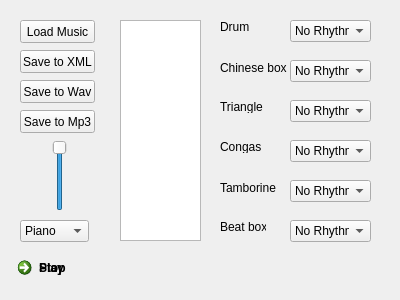
<?xml version="1.0" encoding="UTF-8"?>
<ui version="4.0">
 <class>MusicExample</class>
 <widget class="QWidget" name="MusicExample">
  <property name="geometry">
   <rect>
    <x>0</x>
    <y>0</y>
    <width>400</width>
    <height>300</height>
   </rect>
  </property>
  <property name="windowTitle">
   <string>Widget</string>
  </property>
  <widget class="QPushButton" name="pushButtonLoadMusic">
   <property name="geometry">
    <rect>
     <x>20</x>
     <y>20</y>
     <width>75</width>
     <height>23</height>
    </rect>
   </property>
   <property name="text">
    <string>Load Music</string>
   </property>
  </widget>
  <widget class="QPushButton" name="pushButtonSaveMusic">
   <property name="geometry">
    <rect>
     <x>20</x>
     <y>50</y>
     <width>75</width>
     <height>23</height>
    </rect>
   </property>
   <property name="text">
    <string>Save to XML</string>
   </property>
  </widget>
  <widget class="QCommandLinkButton" name="commandLinkButton_play">
   <property name="geometry">
    <rect>
     <x>10</x>
     <y>250</y>
     <width>381</width>
     <height>41</height>
    </rect>
   </property>
   <property name="text">
    <string>Play</string>
   </property>
  </widget>
  <widget class="QCommandLinkButton" name="commandLinkButton_stop">
   <property name="geometry">
    <rect>
     <x>10</x>
     <y>250</y>
     <width>381</width>
     <height>41</height>
    </rect>
   </property>
   <property name="text">
    <string>Stop</string>
   </property>
  </widget>
  <widget class="QListWidget" name="listWidget">
   <property name="geometry">
    <rect>
     <x>120</x>
     <y>20</y>
     <width>81</width>
     <height>221</height>
    </rect>
   </property>
  </widget>
  <widget class="QSlider" name="verticalSlider_volume">
   <property name="geometry">
    <rect>
     <x>50</x>
     <y>140</y>
     <width>20</width>
     <height>71</height>
    </rect>
   </property>
   <property name="maximum">
    <number>10</number>
   </property>
   <property name="pageStep">
    <number>1</number>
   </property>
   <property name="value">
    <number>10</number>
   </property>
   <property name="orientation">
    <enum>Qt::Vertical</enum>
   </property>
  </widget>
  <widget class="QComboBox" name="comboBox_drum">
   <property name="geometry">
    <rect>
     <x>290</x>
     <y>20</y>
     <width>81</width>
     <height>22</height>
    </rect>
   </property>
   <property name="currentIndex">
    <number>0</number>
   </property>
   <property name="maxVisibleItems">
    <number>6</number>
   </property>
   <item>
    <property name="text">
     <string>No Rhythm</string>
    </property>
   </item>
   <item>
    <property name="text">
     <string>Rhythm 1</string>
    </property>
   </item>
   <item>
    <property name="text">
     <string>Rhythm 2</string>
    </property>
   </item>
   <item>
    <property name="text">
     <string>Rhythm 3</string>
    </property>
   </item>
   <item>
    <property name="text">
     <string>Rhythm 4</string>
    </property>
   </item>
   <item>
    <property name="text">
     <string>Rhythm 5</string>
    </property>
   </item>
  </widget>
  <widget class="QComboBox" name="comboBox_chineseBox">
   <property name="geometry">
    <rect>
     <x>290</x>
     <y>60</y>
     <width>81</width>
     <height>22</height>
    </rect>
   </property>
   <property name="currentIndex">
    <number>0</number>
   </property>
   <property name="maxVisibleItems">
    <number>6</number>
   </property>
   <item>
    <property name="text">
     <string>No Rhythm</string>
    </property>
   </item>
   <item>
    <property name="text">
     <string>Rhythm 1</string>
    </property>
   </item>
   <item>
    <property name="text">
     <string>Rhythm 2</string>
    </property>
   </item>
   <item>
    <property name="text">
     <string>Rhythm 3</string>
    </property>
   </item>
   <item>
    <property name="text">
     <string>Rhythm 4</string>
    </property>
   </item>
   <item>
    <property name="text">
     <string>Rhythm 5</string>
    </property>
   </item>
  </widget>
  <widget class="QComboBox" name="comboBox_triangle">
   <property name="geometry">
    <rect>
     <x>290</x>
     <y>100</y>
     <width>81</width>
     <height>22</height>
    </rect>
   </property>
   <property name="currentIndex">
    <number>0</number>
   </property>
   <property name="maxVisibleItems">
    <number>6</number>
   </property>
   <item>
    <property name="text">
     <string>No Rhythm</string>
    </property>
   </item>
   <item>
    <property name="text">
     <string>Rhythm 1</string>
    </property>
   </item>
   <item>
    <property name="text">
     <string>Rhythm 2</string>
    </property>
   </item>
   <item>
    <property name="text">
     <string>Rhythm 3</string>
    </property>
   </item>
   <item>
    <property name="text">
     <string>Rhythm 4</string>
    </property>
   </item>
   <item>
    <property name="text">
     <string>Rhythm 5</string>
    </property>
   </item>
  </widget>
  <widget class="QComboBox" name="comboBox_congas">
   <property name="geometry">
    <rect>
     <x>290</x>
     <y>140</y>
     <width>81</width>
     <height>22</height>
    </rect>
   </property>
   <property name="currentIndex">
    <number>0</number>
   </property>
   <property name="maxVisibleItems">
    <number>6</number>
   </property>
   <item>
    <property name="text">
     <string>No Rhythm</string>
    </property>
   </item>
   <item>
    <property name="text">
     <string>Rhythm 1</string>
    </property>
   </item>
   <item>
    <property name="text">
     <string>Rhythm 2</string>
    </property>
   </item>
   <item>
    <property name="text">
     <string>Rhythm 3</string>
    </property>
   </item>
   <item>
    <property name="text">
     <string>Rhythm 4</string>
    </property>
   </item>
   <item>
    <property name="text">
     <string>Rhythm 5</string>
    </property>
   </item>
  </widget>
  <widget class="QComboBox" name="comboBox_Tamborine">
   <property name="geometry">
    <rect>
     <x>290</x>
     <y>180</y>
     <width>81</width>
     <height>22</height>
    </rect>
   </property>
   <property name="currentIndex">
    <number>0</number>
   </property>
   <property name="maxVisibleItems">
    <number>6</number>
   </property>
   <item>
    <property name="text">
     <string>No Rhythm</string>
    </property>
   </item>
   <item>
    <property name="text">
     <string>Rhythm 1</string>
    </property>
   </item>
   <item>
    <property name="text">
     <string>Rhythm 2</string>
    </property>
   </item>
   <item>
    <property name="text">
     <string>Rhythm 3</string>
    </property>
   </item>
   <item>
    <property name="text">
     <string>Rhythm 4</string>
    </property>
   </item>
   <item>
    <property name="text">
     <string>Rhythm 5</string>
    </property>
   </item>
  </widget>
  <widget class="QComboBox" name="comboBox_beatBox">
   <property name="geometry">
    <rect>
     <x>290</x>
     <y>220</y>
     <width>81</width>
     <height>22</height>
    </rect>
   </property>
   <property name="currentIndex">
    <number>0</number>
   </property>
   <property name="maxVisibleItems">
    <number>6</number>
   </property>
   <item>
    <property name="text">
     <string>No Rhythm</string>
    </property>
   </item>
   <item>
    <property name="text">
     <string>Rhythm 1</string>
    </property>
   </item>
   <item>
    <property name="text">
     <string>Rhythm 2</string>
    </property>
   </item>
   <item>
    <property name="text">
     <string>Rhythm 3</string>
    </property>
   </item>
   <item>
    <property name="text">
     <string>Rhythm 4</string>
    </property>
   </item>
   <item>
    <property name="text">
     <string>Rhythm 5</string>
    </property>
   </item>
  </widget>
  <widget class="QLabel" name="label">
   <property name="geometry">
    <rect>
     <x>220</x>
     <y>20</y>
     <width>46</width>
     <height>13</height>
    </rect>
   </property>
   <property name="text">
    <string>Drum</string>
   </property>
  </widget>
  <widget class="QLabel" name="label_2">
   <property name="geometry">
    <rect>
     <x>220</x>
     <y>60</y>
     <width>71</width>
     <height>16</height>
    </rect>
   </property>
   <property name="text">
    <string>Chinese box</string>
   </property>
  </widget>
  <widget class="QLabel" name="label_3">
   <property name="geometry">
    <rect>
     <x>220</x>
     <y>100</y>
     <width>46</width>
     <height>13</height>
    </rect>
   </property>
   <property name="text">
    <string>Triangle</string>
   </property>
  </widget>
  <widget class="QLabel" name="label_4">
   <property name="geometry">
    <rect>
     <x>220</x>
     <y>140</y>
     <width>46</width>
     <height>13</height>
    </rect>
   </property>
   <property name="text">
    <string>Congas</string>
   </property>
  </widget>
  <widget class="QLabel" name="label_5">
   <property name="geometry">
    <rect>
     <x>220</x>
     <y>180</y>
     <width>61</width>
     <height>16</height>
    </rect>
   </property>
   <property name="text">
    <string>Tamborine</string>
   </property>
  </widget>
  <widget class="QLabel" name="label_6">
   <property name="geometry">
    <rect>
     <x>220</x>
     <y>220</y>
     <width>46</width>
     <height>13</height>
    </rect>
   </property>
   <property name="text">
    <string>Beat box</string>
   </property>
  </widget>
  <widget class="QComboBox" name="comboBox_instrument">
   <property name="geometry">
    <rect>
     <x>20</x>
     <y>220</y>
     <width>69</width>
     <height>22</height>
    </rect>
   </property>
   <item>
    <property name="text">
     <string>Piano</string>
    </property>
   </item>
   <item>
    <property name="text">
     <string>Flute</string>
    </property>
   </item>
   <item>
    <property name="text">
     <string>Violin</string>
    </property>
   </item>
   <item>
    <property name="text">
     <string>Xylophone</string>
    </property>
   </item>
   <item>
    <property name="text">
     <string>Trumpet</string>
    </property>
   </item>
  </widget>
  <widget class="QPushButton" name="pushButtonSaveMusicWav">
   <property name="geometry">
    <rect>
     <x>20</x>
     <y>80</y>
     <width>75</width>
     <height>23</height>
    </rect>
   </property>
   <property name="text">
    <string>Save to Wav</string>
   </property>
  </widget>
  <widget class="QPushButton" name="pushButtonSaveMusicMp3">
   <property name="geometry">
    <rect>
     <x>20</x>
     <y>110</y>
     <width>75</width>
     <height>23</height>
    </rect>
   </property>
   <property name="text">
    <string>Save to Mp3</string>
   </property>
  </widget>
 </widget>
 <layoutdefault spacing="6" margin="11"/>
 <resources/>
 <connections/>
</ui>
